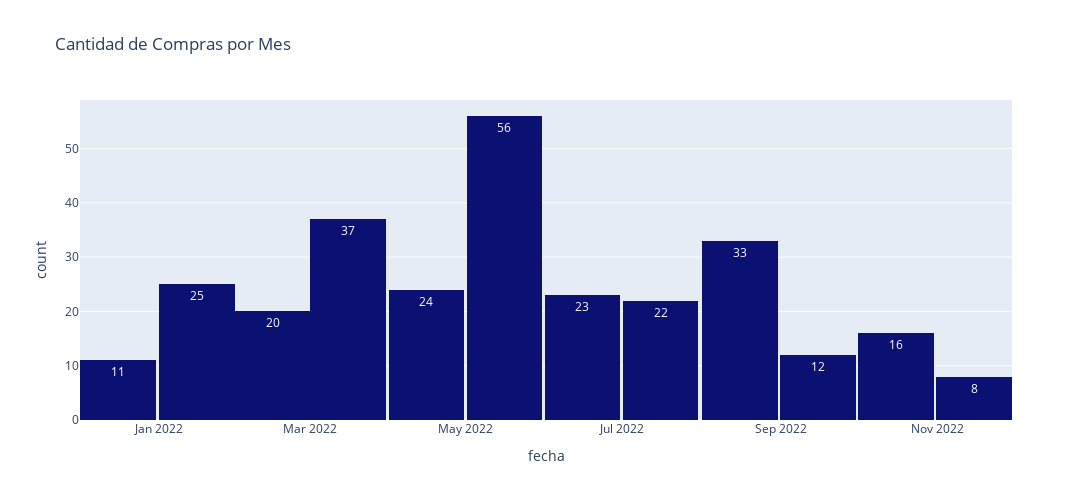

The code cell stored with this chart in its notebook:
### Code cell
px.histogram(compra_cliente, x='fecha', text_auto=True,
             title='Cantidad de Compras por Mes',
             width=1100, height=500, color_discrete_sequence=['#0A1172'])

### Figure 1 — Plotly figure (JSON) as saved in the notebook; plotly's stock layout.template omitted (floating-point values rounded to 4 significant figures; data arrays with more than 128 entries replaced by an {"elided": "..."} marker saying what was removed)
{"data": [{"alignmentgroup": "True", "bingroup": "x", "hovertemplate": "fecha=%{x}<br>count=%{y}<extra></extra>", "legendgroup": "", "marker": {"color": "#0A1172", "pattern": {"shape": ""}}, "name": "", "offsetgroup": "", "orientation": "v", "showlegend": false, "texttemplate": "%{value}", "type": "histogram", "x": {"elided": "287 str values"}, "xaxis": "x", "yaxis": "y"}], "layout": {"barmode": "relative", "height": 500, "legend": {"tracegroupgap": 0}, "title": {"text": "Cantidad de Compras por Mes"}, "width": 1100, "xaxis": {"anchor": "y", "autorange": true, "domain": [0, 1], "range": ["2021-12-01 06:00", "2022-11-30 06:00"], "title": {"text": "fecha"}, "type": "date"}, "yaxis": {"anchor": "x", "autorange": true, "domain": [0, 1], "range": [0, 58.95], "title": {"text": "count"}}}}
